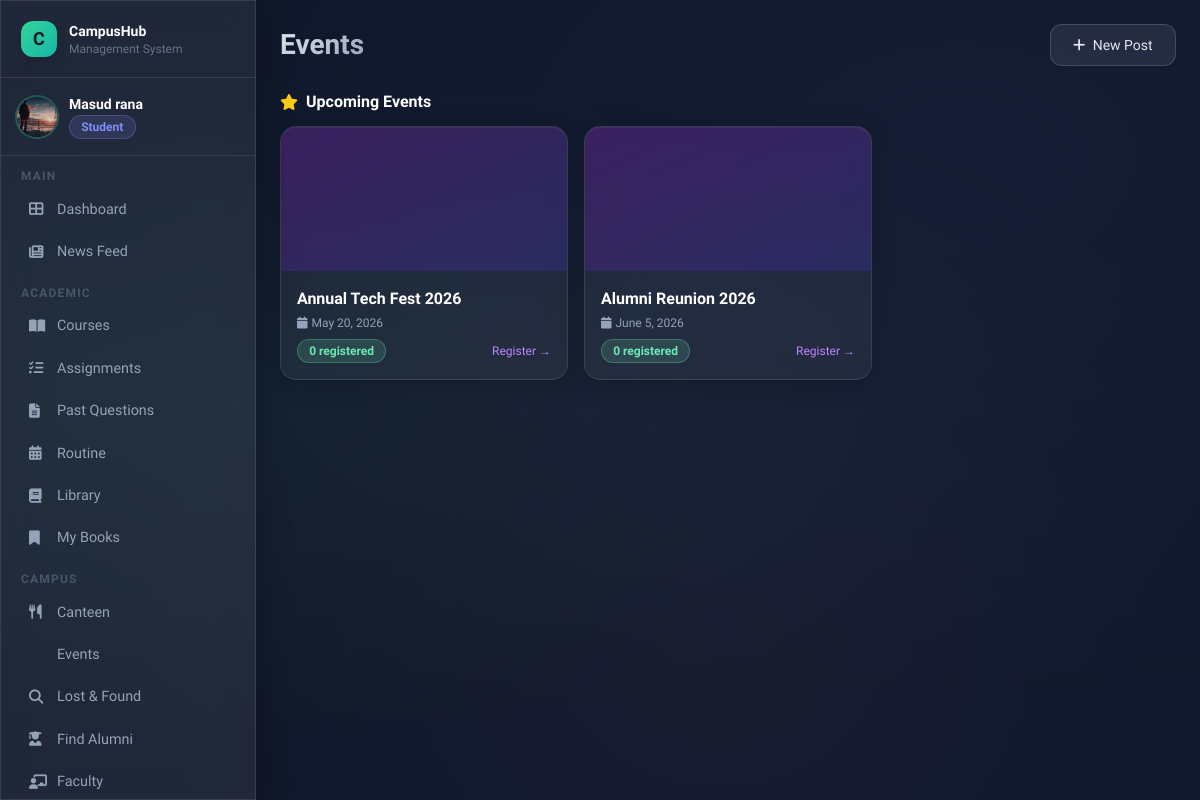
The page /campus/events/ (signed in) on the database its author committed.
### users/models.py (models this page shows, shortened)
class User(AbstractUser):
    ROLE_CHOICES = [
        ('admin', 'Admin'),
        ('teacher', 'Teacher'),
        ('student', 'Student'),
        ('alumni', 'Alumni'),
    ]
    email = models.EmailField(unique=True)
    phone = models.CharField(max_length=20, blank=True)
    role = models.CharField(max_length=20, choices=ROLE_CHOICES, default='student')
    profile_picture = models.ImageField(upload_to='profile_pics/', blank=True, null=True)
    USERNAME_FIELD = 'email'
    REQUIRED_FIELDS = ['username']
    def is_student(self): return self.role == 'student'
    def is_alumni(self): return self.role == 'alumni'

### campus/models.py (models this page shows, shortened)
class Event(models.Model):
    STATUS_CHOICES = [
        ('upcoming', 'Upcoming'),
        ('ongoing', 'Ongoing'),
        ('completed', 'Completed'),
        ('cancelled', 'Cancelled'),
    ]
    event_name = models.CharField(max_length=200)
    description = models.TextField()
    date = models.DateField()
    start_time = models.TimeField(null=True, blank=True)
    end_time = models.TimeField(null=True, blank=True)
    status = models.CharField(max_length=20, choices=STATUS_CHOICES, default='upcoming')
    room = models.ForeignKey('Classroom', on_delete=models.SET_NULL, null=True, blank=True, related_name='events')
    organizer = models.ForeignKey(settings.AUTH_USER_MODEL, on_delete=models.SET_NULL, null=True, related_name='organized_events')
    banner = models.ImageField(upload_to='event_banners/', blank=True, null=True)
    max_participants = models.IntegerField(default=100)
    participants = models.ManyToManyField(settings.AUTH_USER_MODEL, blank=True, related_name='registered_events')

### campus/views.py (the view)
# urls.py: path('events/', views.event_list, name='event_list'),
@login_required
def event_list(request):
    upcoming = Event.objects.filter(status='upcoming').order_by('date')
    ongoing = Event.objects.filter(status='ongoing').order_by('date')
    past = Event.objects.filter(status='completed').order_by('-date')[:5]
    return render(request, 'campus/event_list.html', {'upcoming': upcoming, 'ongoing': ongoing, 'past': past})

### templates/campus/event_list.html (shortened to what this page needs)
{% extends 'base.html' %}
{% block page_title %}Events{% endblock %}
{% block content %}
{% if upcoming %}
<h2 class="font-bold text-white mb-3 flex items-center gap-2"><i class="fas fa-star text-yellow-400"></i>Upcoming Events</h2>
<div class="grid grid-cols-3 gap-4 mb-6">
{% for e in upcoming %}
<a href="{% url 'event_detail' e.pk %}" class="glass-card overflow-hidden block">
  {% if e.banner %}<img src="{{ e.banner.url }}" class="w-full h-36 object-cover">
  {% else %}<div class="w-full h-36 bg-gradient-to-br from-purple-900/50 to-indigo-900/50 flex items-center justify-center text-5xl text-purple-700/50"></div>{% endif %}
  <div class="p-4">
    <div class="font-bold text-white mb-1">{{ e.event_name }}</div>
    <div class="text-xs text-slate-400 mb-2"><i class="fas fa-calendar mr-1"></i>{{ e.date }}{% if e.start_time %} · {{ e.start_time|time:"H:i" }}{% endif %}</div>
    <div class="flex items-center justify-between">
      <span class="badge badge-green text-xs">{{ e.participants.count }} registered</span>
      <span class="text-xs text-purple-400">Register →</span>
    </div>
  </div>
</a>
{% endfor %}
</div>
{% endif %}
</div>
{% endblock %}

### templates/base.html (shortened to what this page needs)
<!DOCTYPE html>
<html lang="en">
<head>
<script src="https://cdn.tailwindcss.com"></script>
<link rel="stylesheet" href="https://cdnjs.cloudflare.com/ajax/libs/font-awesome/6.4.0/css/all.min.css">
</head>
<body>
<div class="mesh-bg"></div>
{% if user.is_authenticated %}
<div class="flex min-h-screen">
  <aside class="w-64 flex-shrink-0 glass border-r border-white/10 flex flex-col fixed h-full z-20 overflow-y-auto scrollbar-thin">
    <div class="p-5 border-b border-white/10">
      <div class="flex items-center gap-3">
        <div class="w-9 h-9 rounded-xl bg-gradient-to-br from-emerald-400 to-teal-500 flex items-center justify-center text-slate-900 font-bold text-lg shadow-lg">C</div>
        <div>
          <div class="font-bold text-white text-sm">CampusHub</div>
          <div class="text-xs text-slate-500">Management System</div>
        </div>
      </div>
    </div>
    <div class="p-4 border-b border-white/10">
      <div class="flex items-center gap-3">
        {% if user.profile_picture %}
          <img src="{{ user.profile_picture.url }}" class="w-10 h-10 rounded-full object-cover ring-2 ring-emerald-400/30">
        {% else %}
          <div class="w-10 h-10 rounded-full bg-gradient-to-br from-indigo-500 to-purple-500 flex items-center justify-center text-white font-bold text-sm">
            {{ user.first_name|first|upper }}{{ user.last_name|first|upper }}
          </div>
        {% endif %}
        <div class="overflow-hidden">
          <div class="font-semibold text-sm text-white truncate">{{ user.get_full_name|default:user.username }}</div>
          <span class="badge {% if user.role == 'student' %}badge-blue{% elif user.role == 'teacher' %}badge-green{% elif user.role == 'alumni' %}badge-pink{% else %}badge-yellow{% endif %} text-xs">{{ user.role|title }}</span>
        </div>
      </div>
    </div>
    <nav class="p-3 flex-1">
      <div class="mb-2">
        <p class="text-xs text-slate-600 uppercase tracking-widest px-2 mb-1 font-semibold">Main</p>
        <a href="{% url 'dashboard' %}" class="sidebar-link {% if request.resolver_match.url_name == 'dashboard' %}active{% endif %}">
          <i class="fas fa-th-large w-4"></i> Dashboard
        </a>
        <a href="{% url 'post_list' %}" class="sidebar-link {% if 'post' in request.resolver_match.url_name %}active{% endif %}">
          <i class="fas fa-newspaper w-4"></i> News Feed
        </a>
      </div>
      {% if not user.is_alumni %}
      <div class="mb-2">
        <p class="text-xs text-slate-600 uppercase tracking-widest px-2 mb-1 mt-3 font-semibold">Academic</p>
        <a href="{% url 'course_list' %}" class="sidebar-link">
          <i class="fas fa-book-open w-4"></i> Courses
        </a>
        <a href="{% url 'assignment_list' %}" class="sidebar-link">
          <i class="fas fa-tasks w-4"></i> Assignments
        </a>
        <a href="{% url 'previous_questions' %}" class="sidebar-link">
          <i class="fas fa-file-alt w-4"></i> Past Questions
        </a>
        <a href="{% url 'routine' %}" class="sidebar-link">
          <i class="fas fa-calendar-alt w-4"></i> Routine
        </a>
        <a href="{% url 'book_list' %}" class="sidebar-link">
          <i class="fas fa-book w-4"></i> Library
        </a>
        <a href="{% url 'my_books' %}" class="sidebar-link">
          <i class="fas fa-bookmark w-4"></i> My Books
        </a>
      </div>
      {% endif %}
      <div class="mb-2">
        <p class="text-xs text-slate-600 uppercase tracking-widest px-2 mb-1 mt-3 font-semibold">Campus</p>
        <a href="{% url 'canteen_menu' %}" class="sidebar-link">
          <i class="fas fa-utensils w-4"></i> Canteen
        </a>
        <a href="{% url 'event_list' %}" class="sidebar-link">
           Events
        </a>
        <a href="{% url 'lost_found' %}" class="sidebar-link">
          <i class="fas fa-search w-4"></i> Lost & Found
        </a>
        {% if user.is_student %}
        <a href="{% url 'alumni_list' %}" class="sidebar-link">
          <i class="fas fa-user-graduate w-4"></i> Find Alumni
        </a>
        {% endif %}
        <a href="{% url 'faculty_list' %}" class="sidebar-link">
          <i class="fas fa-chalkboard-teacher w-4"></i> Faculty
        </a>
      </div>
    </nav>
  </aside>
  <main class="flex-1 ml-64 p-6 min-h-screen">
    <header class="flex items-center justify-between mb-6">
      <div>
        {% block page_header %}<h1 class="page-title">{% block page_title %}Dashboard{% endblock %}</h1>{% endblock %}
      </div>
      <div class="flex items-center gap-3">
        <a href="{% url 'create_post' %}" class="btn-secondary text-sm"><i class="fas fa-plus mr-1"></i> New Post</a>
      </div>
    </header>
    {% block content %}{% endblock %}
{% else %}
{% block auth_content %}{% endblock %}
{% endif %}
</body>
</html>

### templates/base.html (style rules this page uses)
:root { --glass: rgba(255,255,255,0.07); --glass-border: rgba(255,255,255,0.12); --accent: #6ee7b7; --accent2: #818cf8; --accent3: #f9a8d4; }
* { font-family: 'Sora', sans-serif; }
body { background: #0f172a; color: #e2e8f0; min-height: 100vh; }
.glass { background: var(--glass); backdrop-filter: blur(16px); -webkit-backdrop-filter: blur(16px); border: 1px solid var(--glass-border); box-shadow: 0 8px 32px rgba(0,0,0,0.3); }
.glass-card { background: rgba(255,255,255,0.05); backdrop-filter: blur(12px); border: 1px solid rgba(255,255,255,0.1); border-radius: 1rem; box-shadow: 0 4px 24px rgba(0,0,0,0.2), inset 0 1px 0 rgba(255,255,255,0.08); transition: transform 0.2s ease, box-shadow 0.2s ease; }
.btn-secondary { background: rgba(255,255,255,0.08); border: 1px solid rgba(255,255,255,0.15); color: #e2e8f0; font-weight: 500; padding: 0.6rem 1.4rem; border-radius: 0.75rem; transition: all 0.2s; cursor: pointer; display: inline-block; text-decoration: none; }
.badge { display: inline-flex; align-items: center; gap: 0.3rem; padding: 0.2rem 0.7rem; border-radius: 9999px; font-size: 0.75rem; font-weight: 600; }
.badge-green { background: rgba(110,231,183,0.15); color: #6ee7b7; border: 1px solid rgba(110,231,183,0.3); }
.badge-blue { background: rgba(129,140,248,0.15); color: #818cf8; border: 1px solid rgba(129,140,248,0.3); }
.sidebar-link { display: flex; align-items: center; gap: 0.75rem; padding: 0.65rem 1rem; border-radius: 0.75rem; color: #94a3b8; font-size: 0.9rem; font-weight: 500; transition: all 0.2s; text-decoration: none; }
.page-title { font-size: 1.75rem; font-weight: 700; background: linear-gradient(135deg, #e2e8f0, #94a3b8); -webkit-background-clip: text; -webkit-text-fill-color: transparent; }
.mesh-bg { position: fixed; inset: 0; z-index: -1; background: radial-gradient(ellipse at 20% 50%, rgba(110,231,183,0.05) 0%, transparent 60%), radial-gradient(ellipse at 80% 20%, rgba(129,140,248,0.05) 0%, transparent 60%), radial-gradient(ellipse at 60% 80%, rgba(249,168,212,0.04) 0%, transparent 60%), #0f172a; }

### rows shown on the page
User: profile_picture (picture), get_full_name "Masud rana", role "Student"
Event: event_name "Annual Tech Fest 2026", date "May 20, 2026", participants.count "0"
Event: event_name "Alumni Reunion 2026", date "June 5, 2026", participants.count "0"
